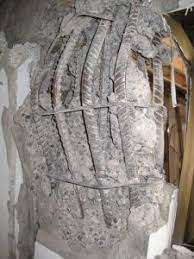
%> input picture Classes/verify/Metal_Bend/images.jpeg, 194 x 259 px
$ octave --eval "initial_color_yel(imread('Classes/verify/Metal_Bend/images.jpeg'));"   (GNU Octave 9; MATLAB toolbox functions it lacks are replaced by stand-ins)
%> lines starting %> are read from the running program, lines starting %| are printed output that depends on the picture; in (x1, y1, x2, y2) boxes, pixels count from 0 and x2, y2 are one past the last pixel; in counts of white or black regions, pixels touching at a corner belong together; the program's own positions count from 1
function [] = initial_color_yel(img)
   global statsy;

    data=imcomplement(img);
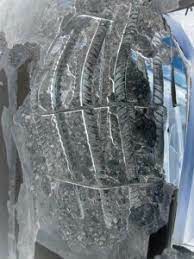
%> data: size 259x194x3 uint8; mean R, G, B 114.3, 121.1, 125.3
    diff_im = imsubtract(data(:,:,3), rgb2gray(data));
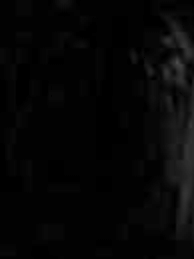
%> diff_im: size 259x194 uint8; min 0, max 76, mean 5.9
    diff_im=medfilt2(diff_im,[3 3]);
    diff_im=im2bw(diff_im,0.1);
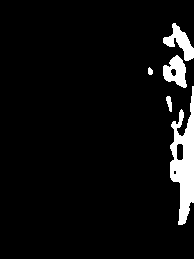
%> diff_im: size 259x194 logical; 5.7% white; 5 white regions, box (x1, y1, x2, y2) and area: (170, 86, 194, 225) 1810, (163, 23, 194, 61) 495, (163, 55, 187, 88) 481, (166, 96, 172, 112) 63, (148, 67, 153, 75) 31
    diff_im=bwareaopen(diff_im,50);
%> diff_im: size 259x194 logical; 5.7% white; 4 white regions
    bw=bwlabel(diff_im,8);
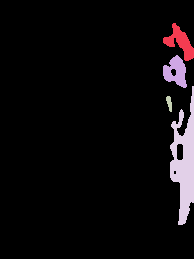
%> bw: size 259x194 double; 5 distinct labels, from 0 to 4; one colour per label, 0 black
    statsy=regionprops(bw,'BoundingBox','Centroid');
%> statsy = 4 regions; box (x1, y1, x2, y2) and Centroid: (163, 23, 194, 61) [180.9 42.8], (163, 55, 187, 88) [176.4 72.3], (166, 96, 172, 112) [169.9 103.7], (170, 86, 194, 225) [184.9 163.1]
end

$ run again, on Classes/verify/Metal_Bend/1667161374406.JPEG
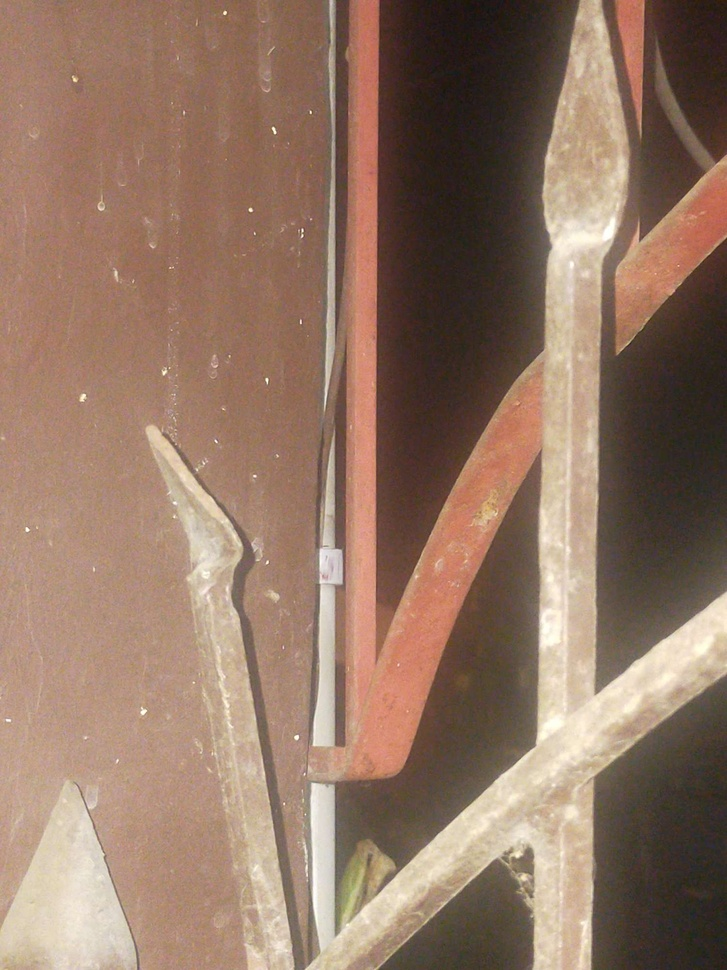
%> input picture Classes/verify/Metal_Bend/1667161374406.JPEG, 727 x 970 px, shrunk from 1500 x 2000 before the run
%> in initial_color_yel, `diff_im=im2bw(diff_im,0.1);`:
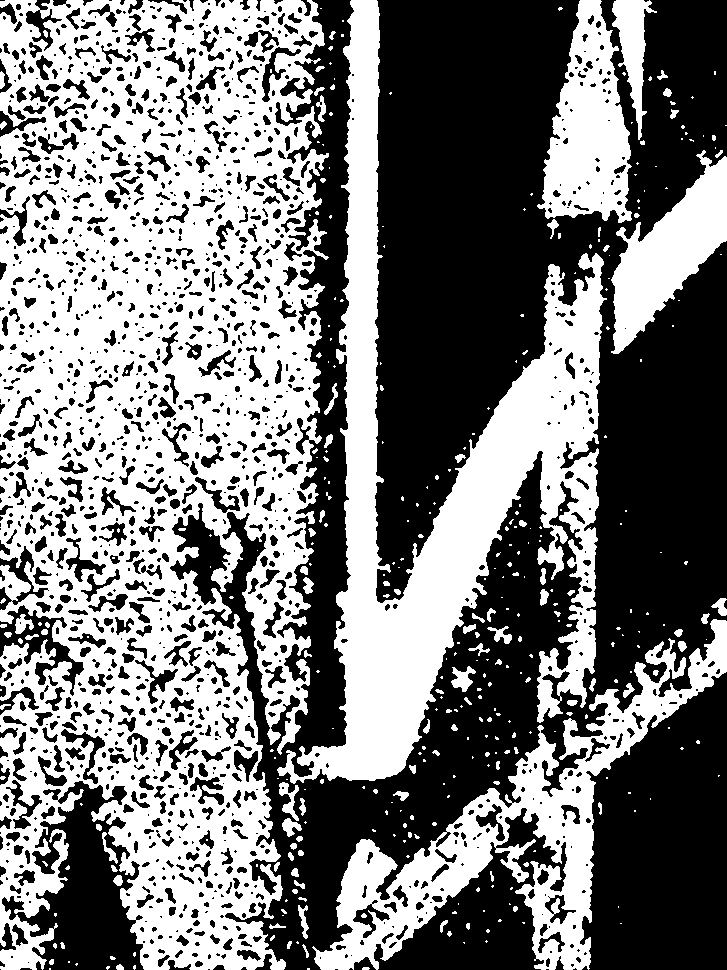
%> diff_im: size 970x727 logical; 48.6% white; 369 white regions (255 under 20 px), largest, box (x1, y1, x2, y2) and area: (0, 0, 329, 970) 210075, (277, 0, 607, 784) 68706, (312, 619, 727, 970) 31051
%> in initial_color_yel, `bw=bwlabel(diff_im,8);`:
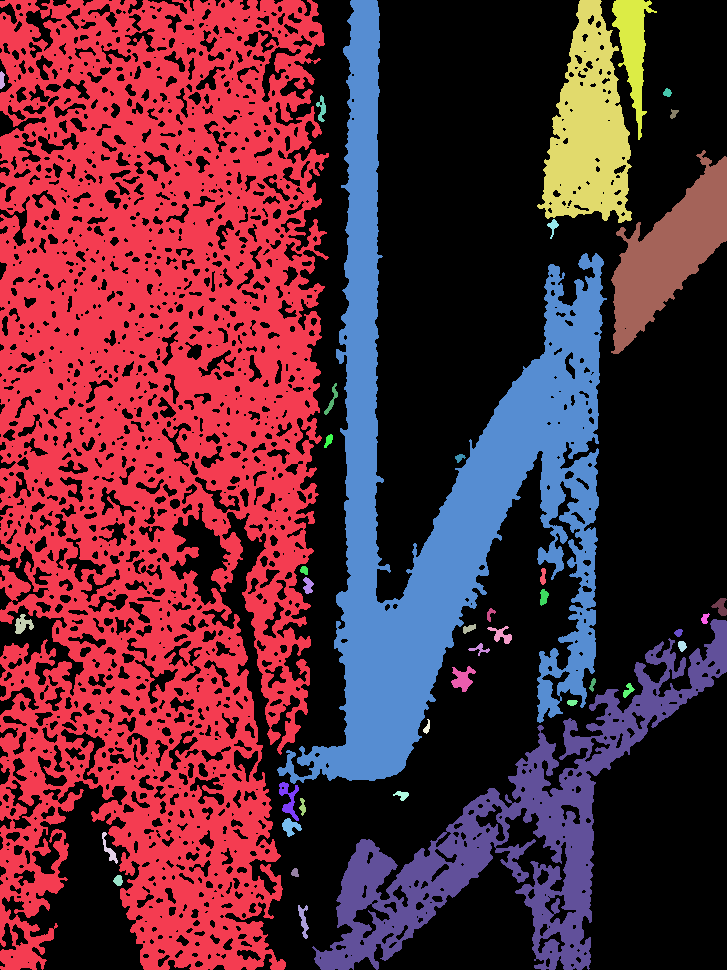
%> bw: size 970x727 double; 41 distinct labels, from 0 to 40; one colour per label, 0 black
%> statsy = 40 regions; largest, box (x1, y1, x2, y2) and Centroid: (0, 0, 329, 970) [155.7 444.6], (277, 0, 607, 784) [447.6 484.7], (312, 619, 727, 970) [520.2 831.7], (611, 150, 727, 354) [669.8 253.4], (537, 0, 632, 223) [589.2 130.5]
